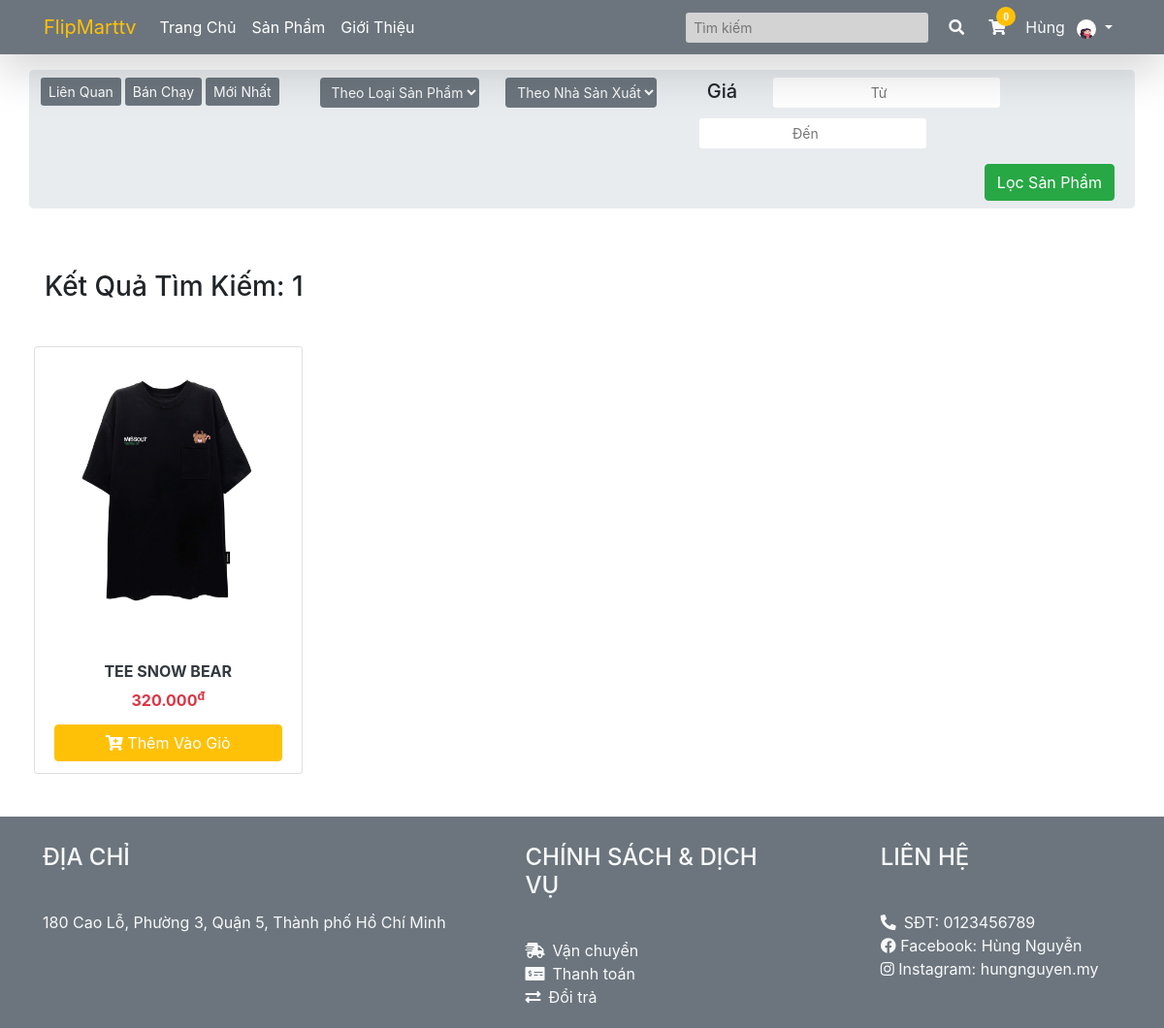
Screenshot of /search.php?keyword=TEE SNOW BEAR (signed in) with the database file from the repository.
### tables this page shows
CREATE TABLE IF NOT EXISTS `SP` (
  `MA_SP` varchar(10) NOT NULL,
  `TEN_SP` varchar(50) NOT NULL,
  `MA_LOAISP` varchar(10) NOT NULL,
  `MA_HANGSX` varchar(10) NOT NULL,
  `MIEUTA_SP` text,
  `HINHANH_SP` text,
  `GIA` bigint NOT NULL,
  PRIMARY KEY (`MA_SP`),
  KEY `MA_LOAISP` (`MA_LOAISP`),
  KEY `MA_HANGSX` (`MA_HANGSX`)
);

### admin/includes/database.php (called while the page is built, shortened)
<?php
    class MyConnect {
        private $conn;
        public function __construct() {
            $this->host = "localhost";
            $this->user = "root";
            $this->passwd = "";
            $this->database = "clothingshop";
            $this->conn = new mysqli($this->host,$this->user,$this->passwd,$this->database);
        }
        public function isConnected() {
            return true;
        }
        public function query($query) {
            if($this->isConnected()) {
                $tableData = mysqli_query($this->conn,$query);
                return $tableData;
            }
        }
    }
?>

### search.php (the view, shortened to what this page needs)
<?php
include("admin/includes/database.php");
$MyConn = new MyConnect();
if(!isset($_GET['keyword'])) {
    echo "<script>window.history.back()</script>";
}
else if($_GET['keyword'] == "") {
    echo "<script>alert('Vui lòng nhập thông tin sản phẩm cần tìm kiếm');</script>";
    echo "<script>window.history.back();</script>";
}
else {
    $keyword = $_GET['keyword'];
}
?>
<!DOCTYPE html>
<html lang="en">
<head>
  <link href="admin/vendor/fontawesome-free/css/all.min.css" rel="stylesheet" type="text/css">
  <link rel="stylesheet" href="https://maxcdn.bootstrapcdn.com/bootstrap/4.5.2/css/bootstrap.min.css">
</head>
<body>
    <nav class="navbar navbar-expand-sm bg-secondary navbar-dark sticky-top shadow-lg py-2">
        <div class="container">
            <a class="navbar-brand" href="index.php"><span class="text-warning">FlipMarttv</span></a>
        <div class="collapse navbar-collapse" id="navbarColor01">
          <ul class="navbar-nav mr-auto">
            <li class="nav-item active">
              <a class="nav-link" href="index.php">Trang Chủ <span class="sr-only">(current)</span></a>
            </li>
            <li class="nav-item">
              <a class="nav-link" href="product.php">Sản Phẩm</a>
            </li>
            <li class="nav-item">
              <a class="nav-link" href="#">Giới Thiệu</a>
            </li>
          </ul>
          <form class="form-inline" method="get" action="search.php">
            <input style="width:250px; background:#D3D3D3" class="form-control-sm mr-sm-2 border-0" type="search" name="keyword"  placeholder="Tìm kiếm" aria-label="Search">
            <button class="btn my-sm-0 "><a class="text-light"><i class="fas fa-search"></i></i></a></button>
            <a href="cart.php" class="btn my-sm-0 border-0 bg-transparent text-light">
                <i class="fas fa-shopping-cart position-relative">
                <?php
                    $total_qty = 0;
                ?>
                <div class="cart-amount bg-warning position-absolute text-white d-flex justify-content-center align-items-center font-weight-bold">
                <span id="cart_amount"><?php echo $total_qty ?></span>
                </div></i>
            </a>
            <?php
            if(!isset($_SESSION['user_email'])) {
               echo  "<a class='btn my-sm-0 border-0' data-toggle='modal' data-target='#loginModal'><i class='fas fa-user text-light'></i></a>";
            }
            else {
                include("usernav.php");
            }
            ?>
          </form>
        </div>
    </nav>
    <div aria-live="polite" aria-atomic="true" style="bottom: 0; right: 0; z-index: 1200;" class="position-fixed">
    </div>
    <div class="container jumbotron mt-3 p-2">
            <div class="row pl-1">
                <div class="col-md-3">
                    <div class="btn-group">
                        <a href="#" class="btn-sm mr-1 btn-secondary text-decoration-none">Liên Quan</a>
                        <a href="#" class="btn-sm mr-1 btn-secondary text-decoration-none">Bán Chạy</a>
                        <a href="#" class="btn-sm mr-1 btn-secondary text-decoration-none">Mới Nhất</a>
                    </div>
                </div>
                <div class="col-md-2">
                    <select name="" id="" class="custom-select-sm border-0 bg-secondary rounded text-light text-center">
                        <option>Theo Loại Sản Phẩm</option>
                    </select>
                </div>
                <div class="col-md-2">
                    <select name="" id="" class="custom-select-sm border-0 bg-secondary text-light rounded">
                        <option>Theo Nhà Sản Xuất</option>
                    </select>
                </div>
                <div class="form-group col-md-5">
                    <label class="mx-3" for="inputsm"><h5>Giá</h5></label>
                    <input class="mx-3 form-control-sm input-sm border-0 text-center" id="inputsm" type="number" min=0 placeholder="Từ" step="10000">
                    <input class="ml-2 form-control-sm input-sm border-0 text-center" id="inputsm" type="number" min=0 placeholder="Đến" step="10000">
                </div>
            </div>
            <div class="row d-flex flex-row-reverse px-1">
                <button class="btn btn-success ml-auto mr-4">Lọc Sản Phẩm</button>
            </div>
    </div>
    <div class="container mt-5 p-3">
    <?php
        $queryCount = $MyConn->query("SELECT * FROM SP WHERE SP.TEN_SP LIKE '%$keyword%'");
        $countP = mysqli_num_rows($queryCount);
        if($countP == 0) {
            echo "<div class='row my-5'> <div class='col-md-12 text-center'> <h3> Không tìm thấy sản phẩm cho từ khóa $keyword </h3> </div> </div>";
        }
        else {
    ?>
        <h3>Kết Quả Tìm Kiếm:   <?php echo $countP; ?></h3>
        <div class="row my-4">
            <?php
            $limit = 0;
            $cur_page = 1;
            $result_per_page = 8;
            $queryP = "SELECT * FROM SP WHERE SP.TEN_SP LIKE '%$keyword%' LIMIT $limit,$result_per_page";
            $resultP = $MyConn->query($queryP);
            $number_of_page = ceil($countP / $result_per_page);
            while($getP = mysqli_fetch_array($resultP)) {
            ?>
            <div class="col-md-3 p-1 mt-3">
                    <div class="card card-link h-100 p-0 p">
                        <div class="card-header p-0 border-bottom-0 h-100">
                        <a href="detail.php?productID=<?php echo $getP['MA_SP'] ?>" class="text-decoration-none text-dark">
                            <img src="<?php echo "admin/product_images/".$getP['HINHANH_SP'] ?>" class="card-img-top h-100 img-reponsive">
                        </a>
                        </div>
                        <div class="card-body p-0">
                        <a href="detail.php?productID=<?php echo $getP['MA_SP'] ?>" class="text-decoration-none text-dark">
                            <div class="card-title text-center mt-4">
                                <h6 class="font-weight-bold"><?php echo $getP['TEN_SP'] ?></h6>
                                <div class="font-weight-bold text-danger"><?php echo number_format($getP['GIA'],0,",","."); ?><sup>đ</sup></div>
                            </div>
                        </a>
                        </div>
                        <div class="card-footer border-top-0 bg-transparent mt-3">
                            <button id="myBtn" onclick="addCart('<?php echo $getP['MA_SP'] ?>')" class="btn btn-warning w-100 mt-auto text-white"><i class="fas fa-cart-plus"></i> Thêm Vào Giỏ</button>
                        </div>
                    </div>
            </div>
            <?php } ?>
        </div>
        <?php
            if($countP > $result_per_page) {
        ?>
        <div class="row">
                <ul class="pagination mt-3 mr-3 ml-auto">
                    <?php
                        if($cur_page == 1) {
                            $start_disable = "disabled";
                        }
                    ?>
                    <li class="page-item text-warning <?php if($cur_page == 1) echo "disabled"; ?>">
                        <a class="page-link <?php if($cur_page != 1) echo "text-warning"; ?>" href="product.php?page=<?php echo $cur_page-1; ?>" aria-label="Previous">
                            <span aria-hidden="true">&laquo;</span>
                        </a>
                    </li>
                    <?php
                        for($page = 1; $page <= $number_of_page; $page++) {
                    ?>
                    <li class="page-item <?php if($cur_page == $page) echo "disabled" ?>">
                        <a class="page-link <?php if($cur_page != $page) echo "text-warning"; ?>" href="product.php?page=<?php echo $page ?>"><?php echo $page ?></a>
                    </li>
                    <?php } ?>
                    <li class="page-item <?php if($cur_page == $number_of_page) echo "disabled"; ?>">
                    <a class="page-link <?php if($cur_page != $number_of_page) echo "text-warning"; ?>" href="product.php?page=<?php echo $cur_page+1; ?>" aria-label="Next">
                        <span aria-hidden="true">&raquo;</span>
                    </a>
                    </li>
                </ul>
                </div>
        </div>
        <?php }} ?>
    </div>
    <footer class="bg-secondary">
        <div class="container-fuild text-light">
            <div class="row card-deck pt-3">
                <div class="col-md-5 pr-0">
                    <div class="card border-0 bg-secondary ml-4">
                        <div class="card-header bg-secondary border-0"><h4>ĐỊA CHỈ</h4></div>
                        <div class="card-body border-0">
                            <p>180 Cao Lỗ, Phường 3, Quận 5, Thành phố Hồ Chí Minh</p>
                        </div>
                    </div>
                </div>
                <div class="col-md pl-0">
                    <div class="card border-0 bg-secondary ml-4">
                        <div class="card-header bg-secondary border-0"><h4>CHÍNH SÁCH & DỊCH VỤ</h4></div>
                        <div class="card-body border-0">
                            <a href="#" class="text-light text-decoration-none pb-3"><i class="fas fa-shipping-fast mr-2"></i>Vận chuyển</a><br>
                            <a href="#" class="text-light text-decoration-none pb-3"><i class="fas fa-money-check-alt mr-2"></i>Thanh toán</a><br>
                            <a href="#" class="text-light text-decoration-none pb-3"><i class="fas fa-exchange-alt mr-2"></i>Đổi trả</a>
                        </div>
                    </div>
                </div>
                <div class="col-md">
                    <div class="card border-0 bg-secondary mx-0 ml-4">
                        <div class="card-header bg-secondary border-0"><h4>LIÊN HỆ</h4></div>
                        <div class="card-body border-0">
                            <p><i class="fas fa-phone-alt mr-2"></i>SĐT: 0123456789 <br>
                            <i class="fab fa-facebook"></i> Facebook: Hùng Nguyễn<br>
                            <i class="fab fa-instagram"></i> Instagram: hungnguyen.my
                        </p>
                        </div>
                    </div>
                </div>
            </div>
        </div>
    </footer>
</body>
</html>

### search.php (style rules this page uses)
.nav-link { color: white !important; }
.cart-amount { top: -13px; right: -10px; min-width: 20px; min-height: 20px; border-width: 2px; border-radius: 50%; font-size: 12px; }

### rows the page displays
sp: HINHANH_SP (picture), TEN_SP "TEE SNOW BEAR", GIA "320.000"

### other values shown
$total_qty "0"
$_SESSION['username'] "Hùng"
$countP "1"
